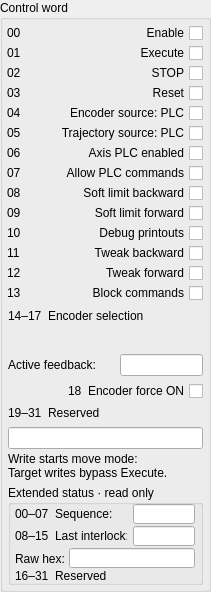
    <widget class="QGroupBox" name="controlWordGroup">
     <property name="geometry">
      <rect>
       <x>0</x>
       <y>0</y>
       <width>211</width>
       <height>592</height>
      </rect>
     </property>
     <property name="title">
      <string>Control word</string>
     </property>
     <widget class="QLabel" name="controlBitLabel0">
      <property name="geometry">
       <rect>
        <x>7</x>
        <y>24</y>
        <width>22</width>
        <height>18</height>
       </rect>
      </property>
      <property name="text">
       <string>00</string>
      </property>
     </widget>
     <widget class="caToggleButton" name="control_enableCmd">
      <property name="geometry">
       <rect>
        <x>30</x>
        <y>24</y>
        <width>173</width>
        <height>18</height>
       </rect>
      </property>
      <property name="text">
       <string>Enable</string>
      </property>
      <property name="channel" stdset="0">
       <string>$(DEV):$(Axis)-EnaCmd</string>
      </property>
      <property name="toolTip">
       <string>Control bit 0: enableCmd. </string>
      </property>
      <property name="layoutDirection">
       <enum>Qt::RightToLeft</enum>
      </property>
     </widget>
     <widget class="QLabel" name="controlBitLabel1">
      <property name="geometry">
       <rect>
        <x>7</x>
        <y>44</y>
        <width>22</width>
        <height>18</height>
       </rect>
      </property>
      <property name="text">
       <string>01</string>
      </property>
     </widget>
     <widget class="caToggleButton" name="control_executeCmd">
      <property name="geometry">
       <rect>
        <x>30</x>
        <y>44</y>
        <width>173</width>
        <height>18</height>
       </rect>
      </property>
      <property name="text">
       <string>Execute</string>
      </property>
      <property name="channel" stdset="0">
       <string>$(DEV):$(Axis)-ExeCmd</string>
      </property>
      <property name="toolTip">
       <string>Control bit 1: executeCmd. </string>
      </property>
      <property name="layoutDirection">
       <enum>Qt::RightToLeft</enum>
      </property>
     </widget>
     <widget class="QLabel" name="controlBitLabel2">
      <property name="geometry">
       <rect>
        <x>7</x>
        <y>64</y>
        <width>22</width>
        <height>18</height>
       </rect>
      </property>
      <property name="text">
       <string>02</string>
      </property>
     </widget>
     <widget class="caToggleButton" name="control_stopCmd">
      <property name="geometry">
       <rect>
        <x>30</x>
        <y>64</y>
        <width>173</width>
        <height>18</height>
       </rect>
      </property>
      <property name="text">
       <string>STOP</string>
      </property>
      <property name="channel" stdset="0">
       <string>$(DEV):$(Axis)-StpCmd</string>
      </property>
      <property name="toolTip">
       <string>Control bit 2: stopCmd. </string>
      </property>
      <property name="layoutDirection">
       <enum>Qt::RightToLeft</enum>
      </property>
     </widget>
     <widget class="QLabel" name="controlBitLabel3">
      <property name="geometry">
       <rect>
        <x>7</x>
        <y>84</y>
        <width>22</width>
        <height>18</height>
       </rect>
      </property>
      <property name="text">
       <string>03</string>
      </property>
     </widget>
     <widget class="caToggleButton" name="control_resetCmd">
      <property name="geometry">
       <rect>
        <x>30</x>
        <y>84</y>
        <width>173</width>
        <height>18</height>
       </rect>
      </property>
      <property name="text">
       <string>Reset</string>
      </property>
      <property name="channel" stdset="0">
       <string>$(DEV):$(Axis)-RstCmd</string>
      </property>
      <property name="toolTip">
       <string>Control bit 3: resetCmd. </string>
      </property>
      <property name="layoutDirection">
       <enum>Qt::RightToLeft</enum>
      </property>
     </widget>
     <widget class="QLabel" name="controlBitLabel4">
      <property name="geometry">
       <rect>
        <x>7</x>
        <y>104</y>
        <width>22</width>
        <height>18</height>
       </rect>
      </property>
      <property name="text">
       <string>04</string>
      </property>
     </widget>
     <widget class="caToggleButton" name="control_encSourceCmd">
      <property name="geometry">
       <rect>
        <x>30</x>
        <y>104</y>
        <width>173</width>
        <height>18</height>
       </rect>
      </property>
      <property name="text">
       <string>Encoder source: PLC</string>
      </property>
      <property name="channel" stdset="0">
       <string>$(DEV):$(Axis)-EncSrcTyp-Cmd</string>
      </property>
      <property name="toolTip">
       <string>Control bit 4: encSourceCmd. Unchecked = internal; checked = PLC.</string>
      </property>
      <property name="layoutDirection">
       <enum>Qt::RightToLeft</enum>
      </property>
     </widget>
     <widget class="QLabel" name="controlBitLabel5">
      <property name="geometry">
       <rect>
        <x>7</x>
        <y>124</y>
        <width>22</width>
        <height>18</height>
       </rect>
      </property>
      <property name="text">
       <string>05</string>
      </property>
     </widget>
     <widget class="caToggleButton" name="control_trajSourceCmd">
      <property name="geometry">
       <rect>
        <x>30</x>
        <y>124</y>
        <width>173</width>
        <height>18</height>
       </rect>
      </property>
      <property name="text">
       <string>Trajectory source: PLC</string>
      </property>
      <property name="channel" stdset="0">
       <string>$(DEV):$(Axis)-TrjSrcTyp-Cmd</string>
      </property>
      <property name="toolTip">
       <string>Control bit 5: trajSourceCmd. Unchecked = internal; checked = PLC.</string>
      </property>
      <property name="layoutDirection">
       <enum>Qt::RightToLeft</enum>
      </property>
     </widget>
     <widget class="QLabel" name="controlBitLabel6">
      <property name="geometry">
       <rect>
        <x>7</x>
        <y>144</y>
        <width>22</width>
        <height>18</height>
       </rect>
      </property>
      <property name="text">
       <string>06</string>
      </property>
     </widget>
     <widget class="caToggleButton" name="control_plcEnableCmd">
      <property name="geometry">
       <rect>
        <x>30</x>
        <y>144</y>
        <width>173</width>
        <height>18</height>
       </rect>
      </property>
      <property name="text">
       <string>Axis PLC enabled</string>
      </property>
      <property name="channel" stdset="0">
       <string>$(DEV):$(Axis)-PLC-EnaCmd</string>
      </property>
      <property name="toolTip">
       <string>Control bit 6: plcEnableCmd. </string>
      </property>
      <property name="layoutDirection">
       <enum>Qt::RightToLeft</enum>
      </property>
     </widget>
     <widget class="QLabel" name="controlBitLabel7">
      <property name="geometry">
       <rect>
        <x>7</x>
        <y>164</y>
        <width>22</width>
        <height>18</height>
       </rect>
      </property>
      <property name="text">
       <string>07</string>
      </property>
     </widget>
     <widget class="caToggleButton" name="control_plcCmdsAllowCmd">
      <property name="geometry">
       <rect>
        <x>30</x>
        <y>164</y>
        <width>173</width>
        <height>18</height>
       </rect>
      </property>
      <property name="text">
       <string>Allow PLC commands</string>
      </property>
      <property name="channel" stdset="0">
       <string>$(DEV):$(Axis)-CmdFrmPLCCmd</string>
      </property>
      <property name="toolTip">
       <string>Control bit 7: plcCmdsAllowCmd. </string>
      </property>
      <property name="layoutDirection">
       <enum>Qt::RightToLeft</enum>
      </property>
     </widget>
     <widget class="QLabel" name="controlBitLabel8">
      <property name="geometry">
       <rect>
        <x>7</x>
        <y>184</y>
        <width>22</width>
        <height>18</height>
       </rect>
      </property>
      <property name="text">
       <string>08</string>
      </property>
     </widget>
     <widget class="caToggleButton" name="control_enableSoftLimitBwd">
      <property name="geometry">
       <rect>
        <x>30</x>
        <y>184</y>
        <width>173</width>
        <height>18</height>
       </rect>
      </property>
      <property name="text">
       <string>Soft limit backward</string>
      </property>
      <property name="channel" stdset="0">
       <string>$(DEV):$(Axis)-SftLimBwdEna</string>
      </property>
      <property name="toolTip">
       <string>Control bit 8: enableSoftLimitBwd. </string>
      </property>
      <property name="layoutDirection">
       <enum>Qt::RightToLeft</enum>
      </property>
     </widget>
     <widget class="QLabel" name="controlBitLabel9">
      <property name="geometry">
       <rect>
        <x>7</x>
        <y>204</y>
        <width>22</width>
        <height>18</height>
       </rect>
      </property>
      <property name="text">
       <string>09</string>
      </property>
     </widget>
     <widget class="caToggleButton" name="control_enableSoftLimitFwd">
      <property name="geometry">
       <rect>
        <x>30</x>
        <y>204</y>
        <width>173</width>
        <height>18</height>
       </rect>
      </property>
      <property name="text">
       <string>Soft limit forward</string>
      </property>
      <property name="channel" stdset="0">
       <string>$(DEV):$(Axis)-SftLimFwdEna</string>
      </property>
      <property name="toolTip">
       <string>Control bit 9: enableSoftLimitFwd. </string>
      </property>
      <property name="layoutDirection">
       <enum>Qt::RightToLeft</enum>
      </property>
     </widget>
     <widget class="QLabel" name="controlBitLabel10">
      <property name="geometry">
       <rect>
        <x>7</x>
        <y>224</y>
        <width>22</width>
        <height>18</height>
       </rect>
      </property>
      <property name="text">
       <string>10</string>
      </property>
     </widget>
     <widget class="caToggleButton" name="control_enableDbgPrintout">
      <property name="geometry">
       <rect>
        <x>30</x>
        <y>224</y>
        <width>173</width>
        <height>18</height>
       </rect>
      </property>
      <property name="text">
       <string>Debug printouts</string>
      </property>
      <property name="channel" stdset="0">
       <string>$(DEV):$(Axis)-DbgPrntEna</string>
      </property>
      <property name="toolTip">
       <string>Control bit 10: enableDbgPrintout. </string>
      </property>
      <property name="layoutDirection">
       <enum>Qt::RightToLeft</enum>
      </property>
     </widget>
     <widget class="QLabel" name="controlBitLabel11">
      <property name="geometry">
       <rect>
        <x>7</x>
        <y>244</y>
        <width>22</width>
        <height>18</height>
       </rect>
      </property>
      <property name="text">
       <string>11</string>
      </property>
     </widget>
     <widget class="caToggleButton" name="control_tweakBwdCmd">
      <property name="geometry">
       <rect>
        <x>30</x>
        <y>244</y>
        <width>173</width>
        <height>18</height>
       </rect>
      </property>
      <property name="text">
       <string>Tweak backward</string>
      </property>
      <property name="channel" stdset="0">
       <string>$(DEV):$(Axis)-TwkBwdCmd</string>
      </property>
      <property name="toolTip">
       <string>Control bit 11: tweakBwdCmd. </string>
      </property>
      <property name="layoutDirection">
       <enum>Qt::RightToLeft</enum>
      </property>
     </widget>
     <widget class="QLabel" name="controlBitLabel12">
      <property name="geometry">
       <rect>
        <x>7</x>
        <y>264</y>
        <width>22</width>
        <height>18</height>
       </rect>
      </property>
      <property name="text">
       <string>12</string>
      </property>
     </widget>
     <widget class="caToggleButton" name="control_tweakFwdCmd">
      <property name="geometry">
       <rect>
        <x>30</x>
        <y>264</y>
        <width>173</width>
        <height>18</height>
       </rect>
      </property>
      <property name="text">
       <string>Tweak forward</string>
      </property>
      <property name="channel" stdset="0">
       <string>$(DEV):$(Axis)-TwkFwdCmd</string>
      </property>
      <property name="toolTip">
       <string>Control bit 12: tweakFwdCmd. </string>
      </property>
      <property name="layoutDirection">
       <enum>Qt::RightToLeft</enum>
      </property>
     </widget>
     <widget class="QLabel" name="controlBitLabel13">
      <property name="geometry">
       <rect>
        <x>7</x>
        <y>284</y>
        <width>22</width>
        <height>18</height>
       </rect>
      </property>
      <property name="text">
       <string>13</string>
      </property>
     </widget>
     <widget class="caToggleButton" name="control_blockCom">
      <property name="geometry">
       <rect>
        <x>30</x>
        <y>284</y>
        <width>173</width>
        <height>18</height>
       </rect>
      </property>
      <property name="text">
       <string>Block commands</string>
      </property>
      <property name="channel" stdset="0">
       <string>$(DEV):$(Axis)-BlckMtnCmd</string>
      </property>
      <property name="toolTip">
       <string>Control bit 13: blockCom. </string>
      </property>
      <property name="layoutDirection">
       <enum>Qt::RightToLeft</enum>
      </property>
     </widget>
     <widget class="QLabel" name="encoderModeControlLabel">
      <property name="geometry">
       <rect>
        <x>8</x>
        <y>307</y>
        <width>195</width>
        <height>18</height>
       </rect>
      </property>
      <property name="text">
       <string>14–17  Encoder selection</string>
      </property>
     </widget>
     <widget class="caMenu" name="encoderModeControl">
      <property name="geometry">
       <rect>
        <x>8</x>
        <y>328</y>
        <width>195</width>
        <height>23</height>
       </rect>
      </property>
      <property name="channel" stdset="0">
       <string>$(DEV):$(Axis)-EncMode</string>
      </property>
      <property name="toolTip">
       <string>Control bits 14–17. 0 = Auto power; 1–8 = fixed encoder index. Change only while stopped and disabled. Auto power uses the startup-configured source/backup pair.</string>
      </property>
     </widget>
     <widget class="QLabel" name="activeFeedbackLabel">
      <property name="geometry">
       <rect>
        <x>8</x>
        <y>356</y>
        <width>110</width>
        <height>18</height>
       </rect>
      </property>
      <property name="text">
       <string>Active feedback:</string>
      </property>
     </widget>
     <widget class="caLineEdit" name="activeFeedback">
      <property name="geometry">
       <rect>
        <x>120</x>
        <y>354</y>
        <width>83</width>
        <height>22</height>
       </rect>
      </property>
      <property name="channel" stdset="0">
       <string>$(DEV):$(Axis)-SetEncIdCmd-RB</string>
      </property>
      <property name="toolTip">
       <string>Active primary encoder index; may differ from the selected mode during automatic handover or warm-up.</string>
      </property>
      <property name="precision">
       <number>0</number>
      </property>
      <property name="unitsEnabled">
       <bool>false</bool>
      </property>
     </widget>
     <widget class="caToggleButton" name="control_encoderForceOn">
      <property name="geometry">
       <rect>
        <x>8</x>
        <y>382</y>
        <width>195</width>
        <height>18</height>
       </rect>
      </property>
      <property name="text">
       <string>18  Encoder force ON</string>
      </property>
      <property name="channel" stdset="0">
       <string>$(DEV):$(Axis)-EncForceOn</string>
      </property>
      <property name="toolTip">
       <string>Control bit 18. Diagnostic power hold; does not request motion. Release to restore automatic power policy.</string>
      </property>
      <property name="layoutDirection">
       <enum>Qt::RightToLeft</enum>
      </property>
     </widget>
     <widget class="QLabel" name="controlReserved">
      <property name="geometry">
       <rect>
        <x>8</x>
        <y>405</y>
        <width>195</width>
        <height>16</height>
       </rect>
      </property>
      <property name="text">
       <string>19–31  Reserved</string>
      </property>
     </widget>
     <widget class="caLineEdit" name="targetWriteMode">
      <property name="geometry">
       <rect>
        <x>8</x>
        <y>427</y>
        <width>195</width>
        <height>22</height>
       </rect>
      </property>
      <property name="channel" stdset="0">
       <string>$(DEV):$(Axis)-AutoExecuteOnTargetPos-RB</string>
      </property>
      <property name="toolTip">
       <string>Status bit 24. Write starts move: native target-position writes can execute motion without an execute pulse, like motor record target writes.</string>
      </property>
      <property name="precision">
       <number>0</number>
      </property>
      <property name="unitsEnabled">
       <bool>false</bool>
      </property>
     </widget>
     <widget class="QLabel" name="targetWriteWarning">
      <property name="geometry">
       <rect>
        <x>8</x>
        <y>451</y>
        <width>195</width>
        <height>29</height>
       </rect>
      </property>
      <property name="text">
       <string>Write starts move mode:
Target writes bypass Execute.</string>
      </property>
      <property name="wordWrap">
       <bool>true</bool>
      </property>
     </widget>
     <widget class="QGroupBox" name="extendedStatusGroup">
      <property name="geometry">
       <rect>
        <x>8</x>
        <y>485</y>
        <width>195</width>
        <height>100</height>
       </rect>
      </property>
      <property name="title">
       <string>Extended status · read only</string>
      </property>
      <widget class="QLabel" name="seqStateLabel">
       <property name="geometry">
        <rect>
         <x>7</x>
         <y>20</y>
         <width>112</width>
         <height>18</height>
        </rect>
       </property>
       <property name="text">
        <string>00–07  Sequence:</string>
       </property>
      </widget>
      <widget class="caLineEdit" name="sequenceState">
       <property name="geometry">
        <rect>
         <x>125</x>
         <y>19</y>
         <width>62</width>
         <height>20</height>
        </rect>
       </property>
       <property name="channel" stdset="0">
        <string>$(DEV):$(Axis)-SeqState</string>
       </property>
       <property name="precision">
        <number>0</number>
       </property>
       <property name="unitsEnabled">
        <bool>false</bool>
       </property>
      </widget>
      <widget class="QLabel" name="lastInterlockLabel">
       <property name="geometry">
        <rect>
         <x>7</x>
         <y>42</y>
         <width>112</width>
         <height>18</height>
        </rect>
       </property>
       <property name="text">
        <string>08–15  Last interlock:</string>
       </property>
      </widget>
      <widget class="caLineEdit" name="lastInterlock">
       <property name="geometry">
        <rect>
         <x>125</x>
         <y>41</y>
         <width>62</width>
         <height>20</height>
        </rect>
       </property>
       <property name="channel" stdset="0">
        <string>$(DEV):$(Axis)-LastIlock</string>
       </property>
       <property name="precision">
        <number>0</number>
       </property>
       <property name="unitsEnabled">
        <bool>false</bool>
       </property>
      </widget>
      <widget class="QLabel" name="extRawLabel">
       <property name="geometry">
        <rect>
         <x>7</x>
         <y>65</y>
         <width>51</width>
         <height>18</height>
        </rect>
       </property>
       <property name="text">
        <string>Raw hex:</string>
       </property>
      </widget>
      <widget class="caLineEdit" name="extendedWordHex">
       <property name="geometry">
        <rect>
         <x>61</x>
         <y>63</y>
         <width>126</width>
         <height>20</height>
        </rect>
       </property>
       <property name="channel" stdset="0">
        <string>$(DEV):$(Axis)-StatExt</string>
       </property>
       <property name="precision">
        <number>0</number>
       </property>
       <property name="unitsEnabled">
        <bool>false</bool>
       </property>
       <property name="formatType">
        <enum>caLineEdit::hexadecimal</enum>
       </property>
      </widget>
      <widget class="QLabel" name="extendedReserved">
       <property name="geometry">
        <rect>
         <x>7</x>
         <y>84</y>
         <width>180</width>
         <height>14</height>
        </rect>
       </property>
       <property name="text">
        <string>16–31  Reserved</string>
       </property>
      </widget>
     </widget>
    </widget>
